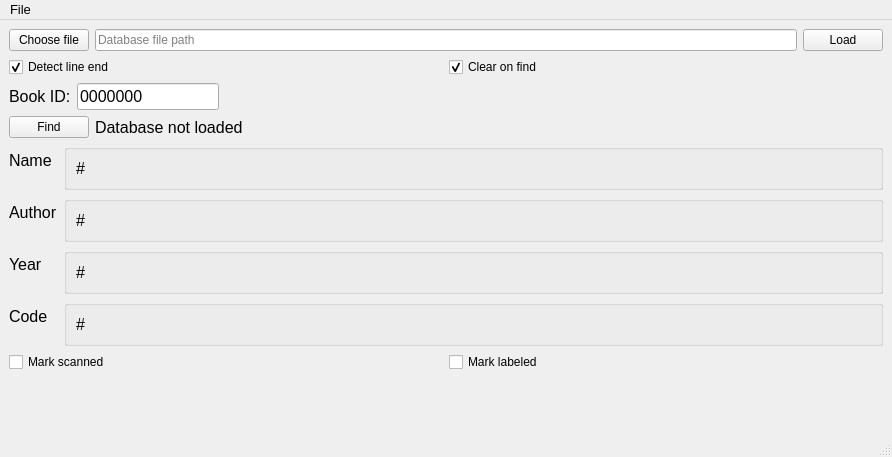
<?xml version="1.0" encoding="UTF-8"?>
<ui version="4.0">
 <class>MainWindow</class>
 <widget class="QMainWindow" name="MainWindow">
  <property name="geometry">
   <rect>
    <x>0</x>
    <y>0</y>
    <width>892</width>
    <height>457</height>
   </rect>
  </property>
  <property name="windowTitle">
   <string>MainWindow</string>
  </property>
  <widget class="QWidget" name="centralwidget">
   <layout class="QVBoxLayout" name="verticalLayout">
    <item>
     <layout class="QHBoxLayout" name="horizontalLayout_3">
      <item>
       <widget class="QPushButton" name="choose_button">
        <property name="text">
         <string>Choose file</string>
        </property>
       </widget>
      </item>
      <item>
       <widget class="QLineEdit" name="file_path_input">
        <property name="placeholderText">
         <string>Database file path</string>
        </property>
       </widget>
      </item>
      <item>
       <widget class="QPushButton" name="load_button">
        <property name="text">
         <string>Load</string>
        </property>
       </widget>
      </item>
     </layout>
    </item>
    <item>
     <layout class="QHBoxLayout" name="horizontalLayout_2">
      <item>
       <widget class="QCheckBox" name="line_end_checkbox">
        <property name="text">
         <string>Detect line end</string>
        </property>
        <property name="checked">
         <bool>true</bool>
        </property>
       </widget>
      </item>
      <item>
       <widget class="QCheckBox" name="find_clear_checkbox">
        <property name="text">
         <string>Clear on find</string>
        </property>
        <property name="checked">
         <bool>true</bool>
        </property>
       </widget>
      </item>
     </layout>
    </item>
    <item>
     <layout class="QHBoxLayout" name="horizontalLayout">
      <item>
       <widget class="QLabel" name="id_label">
        <property name="sizePolicy">
         <sizepolicy hsizetype="Fixed" vsizetype="Fixed">
          <horstretch>0</horstretch>
          <verstretch>0</verstretch>
         </sizepolicy>
        </property>
        <property name="font">
         <font>
          <family>MS Shell Dlg 2</family>
          <pointsize>12</pointsize>
         </font>
        </property>
        <property name="text">
         <string>Book ID:</string>
        </property>
       </widget>
      </item>
      <item>
       <widget class="QLineEdit" name="id_input">
        <property name="sizePolicy">
         <sizepolicy hsizetype="Fixed" vsizetype="Fixed">
          <horstretch>0</horstretch>
          <verstretch>0</verstretch>
         </sizepolicy>
        </property>
        <property name="font">
         <font>
          <pointsize>12</pointsize>
          <kerning>true</kerning>
         </font>
        </property>
        <property name="text">
         <string>0000000</string>
        </property>
        <property name="maxLength">
         <number>7</number>
        </property>
        <property name="frame">
         <bool>true</bool>
        </property>
        <property name="placeholderText">
         <string>0000000</string>
        </property>
       </widget>
      </item>
      <item>
       <spacer name="horizontalSpacer">
        <property name="orientation">
         <enum>Qt::Horizontal</enum>
        </property>
        <property name="sizeHint" stdset="0">
         <size>
          <width>40</width>
          <height>20</height>
         </size>
        </property>
       </spacer>
      </item>
     </layout>
    </item>
    <item>
     <layout class="QHBoxLayout" name="horizontalLayout_4">
      <item>
       <widget class="QPushButton" name="find_button">
        <property name="sizePolicy">
         <sizepolicy hsizetype="Fixed" vsizetype="Fixed">
          <horstretch>0</horstretch>
          <verstretch>0</verstretch>
         </sizepolicy>
        </property>
        <property name="text">
         <string>Find</string>
        </property>
       </widget>
      </item>
      <item>
       <widget class="QLabel" name="status_label">
        <property name="font">
         <font>
          <pointsize>12</pointsize>
         </font>
        </property>
        <property name="text">
         <string>Database not loaded</string>
        </property>
       </widget>
      </item>
     </layout>
    </item>
    <item>
     <layout class="QFormLayout" name="formLayout">
      <item row="0" column="0">
       <widget class="QLabel" name="name_label">
        <property name="font">
         <font>
          <pointsize>12</pointsize>
         </font>
        </property>
        <property name="text">
         <string>Name</string>
        </property>
       </widget>
      </item>
      <item row="1" column="0">
       <widget class="QLabel" name="author_Label">
        <property name="font">
         <font>
          <pointsize>12</pointsize>
         </font>
        </property>
        <property name="text">
         <string>Author</string>
        </property>
       </widget>
      </item>
      <item row="2" column="0">
       <widget class="QLabel" name="year_label">
        <property name="font">
         <font>
          <pointsize>12</pointsize>
         </font>
        </property>
        <property name="text">
         <string>Year</string>
        </property>
       </widget>
      </item>
      <item row="0" column="1">
       <widget class="QGroupBox" name="groupBox">
        <property name="title">
         <string/>
        </property>
        <layout class="QVBoxLayout" name="verticalLayout_2">
         <item>
          <widget class="QLabel" name="name_value">
           <property name="font">
            <font>
             <pointsize>12</pointsize>
            </font>
           </property>
           <property name="text">
            <string>#</string>
           </property>
          </widget>
         </item>
        </layout>
       </widget>
      </item>
      <item row="1" column="1">
       <widget class="QGroupBox" name="groupBox_2">
        <property name="sizePolicy">
         <sizepolicy hsizetype="Preferred" vsizetype="Preferred">
          <horstretch>0</horstretch>
          <verstretch>0</verstretch>
         </sizepolicy>
        </property>
        <property name="title">
         <string/>
        </property>
        <layout class="QVBoxLayout" name="verticalLayout_3">
         <item>
          <widget class="QLabel" name="author_value">
           <property name="font">
            <font>
             <pointsize>12</pointsize>
            </font>
           </property>
           <property name="text">
            <string>#</string>
           </property>
          </widget>
         </item>
        </layout>
       </widget>
      </item>
      <item row="2" column="1">
       <widget class="QGroupBox" name="groupBox_3">
        <property name="title">
         <string/>
        </property>
        <layout class="QVBoxLayout" name="verticalLayout_4">
         <item>
          <widget class="QLabel" name="year_value">
           <property name="font">
            <font>
             <pointsize>12</pointsize>
            </font>
           </property>
           <property name="text">
            <string>#</string>
           </property>
          </widget>
         </item>
        </layout>
       </widget>
      </item>
      <item row="3" column="0">
       <widget class="QLabel" name="code_label">
        <property name="font">
         <font>
          <pointsize>12</pointsize>
         </font>
        </property>
        <property name="text">
         <string>Code</string>
        </property>
       </widget>
      </item>
      <item row="3" column="1">
       <widget class="QGroupBox" name="groupBox_4">
        <property name="title">
         <string/>
        </property>
        <layout class="QVBoxLayout" name="verticalLayout_5">
         <item>
          <widget class="QLabel" name="code_value">
           <property name="font">
            <font>
             <pointsize>12</pointsize>
            </font>
           </property>
           <property name="text">
            <string>#</string>
           </property>
          </widget>
         </item>
        </layout>
       </widget>
      </item>
     </layout>
    </item>
    <item>
     <layout class="QHBoxLayout" name="horizontalLayout_5">
      <item>
       <widget class="QCheckBox" name="mark_scan_checkbox">
        <property name="text">
         <string>Mark scanned</string>
        </property>
       </widget>
      </item>
      <item>
       <widget class="QCheckBox" name="mark_label_checkbox">
        <property name="text">
         <string>Mark labeled</string>
        </property>
       </widget>
      </item>
     </layout>
    </item>
    <item>
     <widget class="QLabel" name="error_label">
      <property name="font">
       <font>
        <pointsize>20</pointsize>
       </font>
      </property>
      <property name="text">
       <string/>
      </property>
     </widget>
    </item>
    <item>
     <spacer name="verticalSpacer">
      <property name="orientation">
       <enum>Qt::Vertical</enum>
      </property>
      <property name="sizeHint" stdset="0">
       <size>
        <width>20</width>
        <height>40</height>
       </size>
      </property>
     </spacer>
    </item>
   </layout>
  </widget>
  <widget class="QMenuBar" name="menubar">
   <property name="geometry">
    <rect>
     <x>0</x>
     <y>0</y>
     <width>892</width>
     <height>23</height>
    </rect>
   </property>
   <property name="font">
    <font>
     <pointsize>10</pointsize>
    </font>
   </property>
   <widget class="QMenu" name="menuFile">
    <property name="font">
     <font>
      <pointsize>10</pointsize>
     </font>
    </property>
    <property name="title">
     <string>File</string>
    </property>
    <addaction name="save_button"/>
   </widget>
   <addaction name="menuFile"/>
  </widget>
  <widget class="QStatusBar" name="statusbar"/>
  <action name="save_button">
   <property name="text">
    <string>Save DB</string>
   </property>
   <property name="font">
    <font>
     <pointsize>10</pointsize>
    </font>
   </property>
  </action>
 </widget>
 <resources/>
 <connections/>
</ui>
